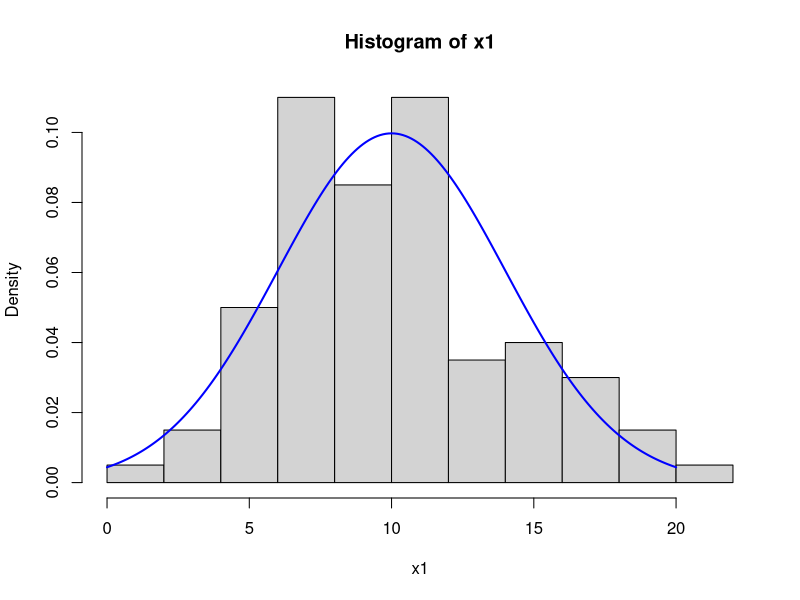
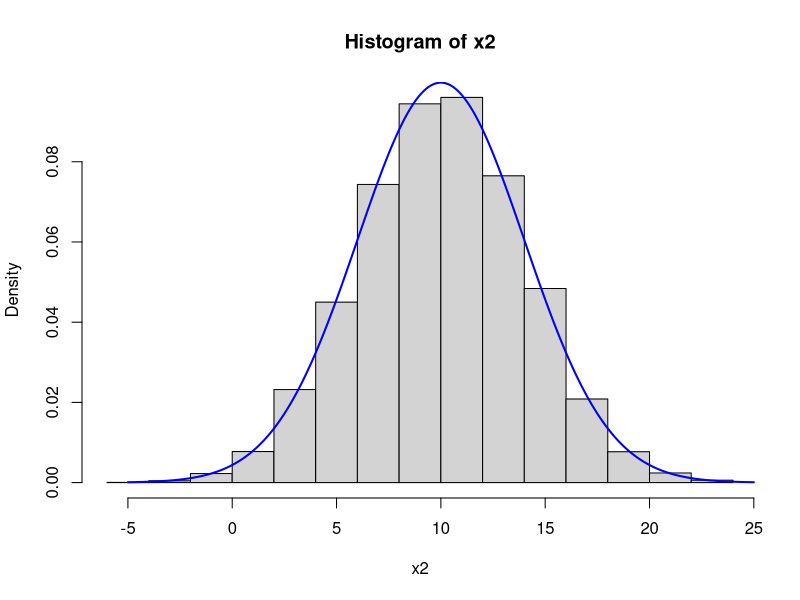
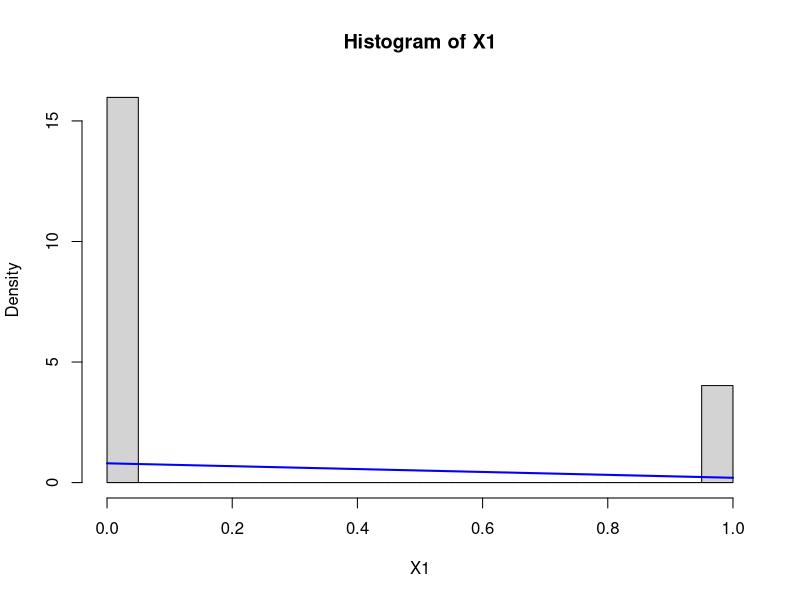
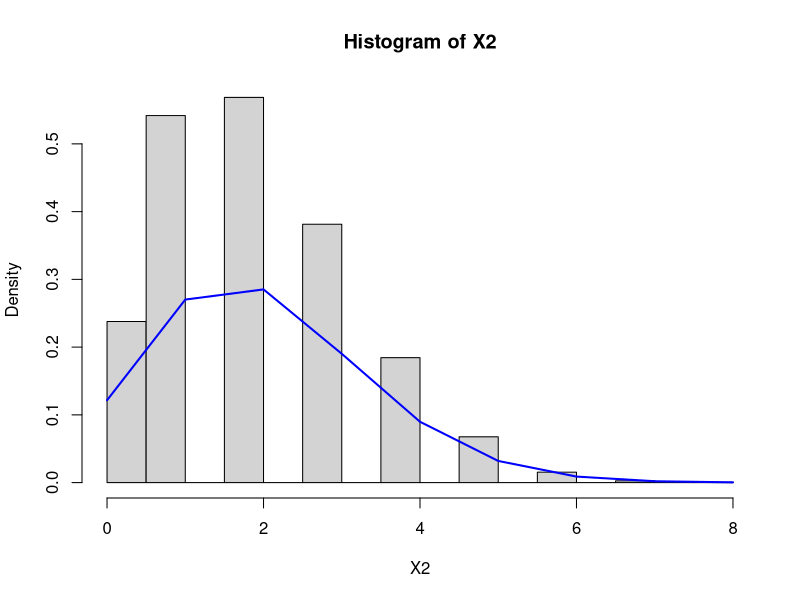
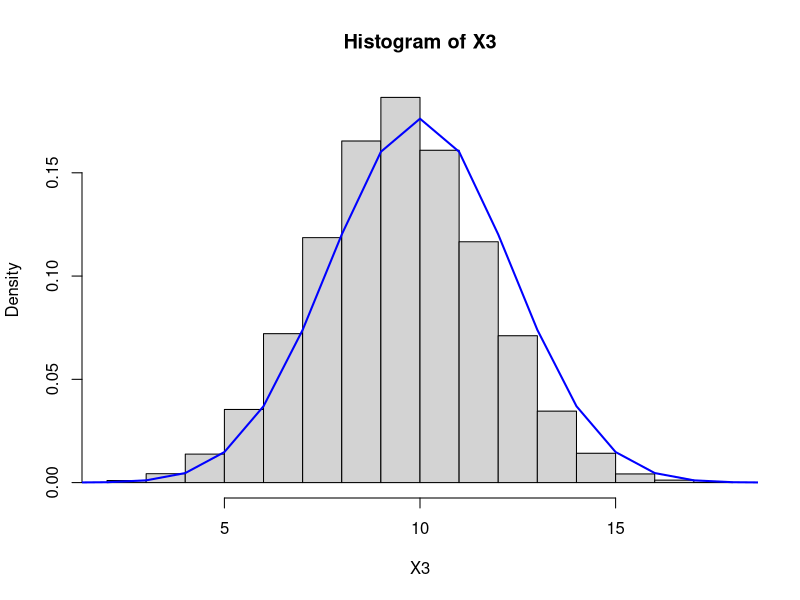
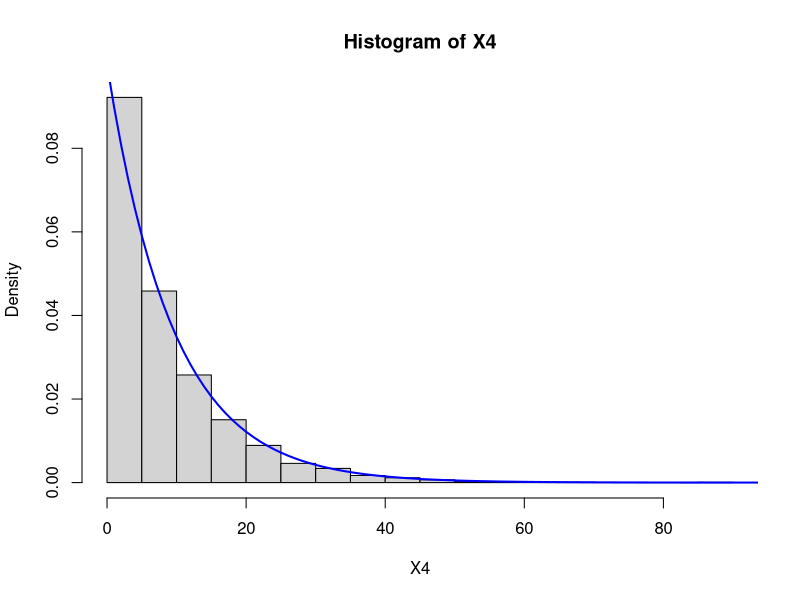
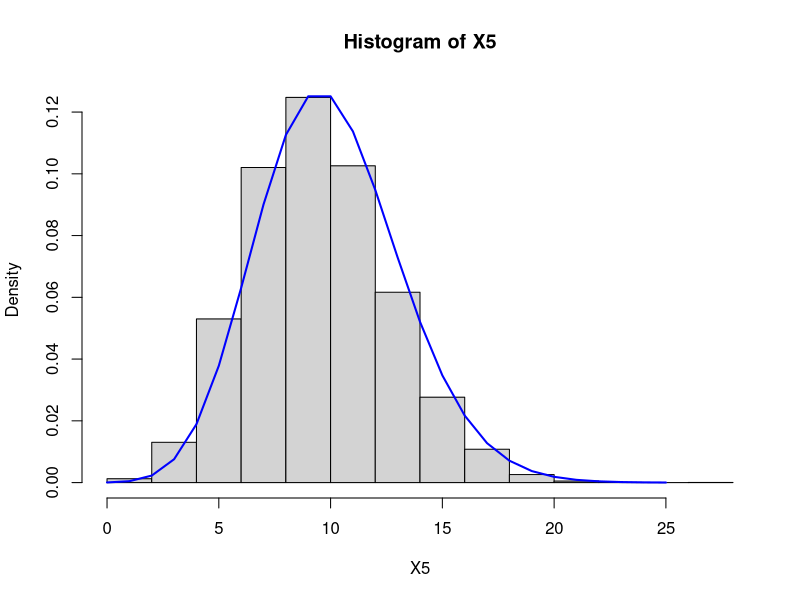
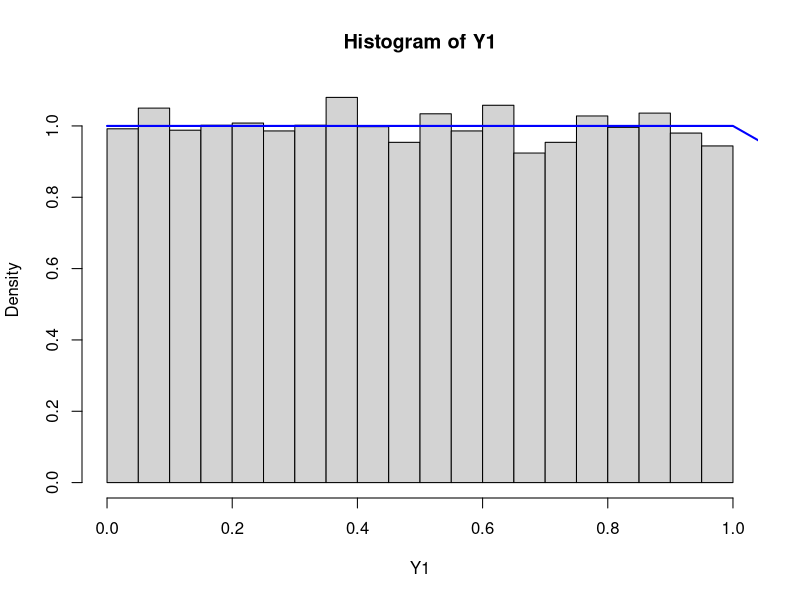

Recreate these plots in R, in order. (Note: this script raises an error after producing the figures.)
## ---- chunk 1
knitr::opts_chunk$set(echo = TRUE)
## ---- chunk 2
x1 <- rnorm(100, mean = 10, sd = 4)
x2 <- rnorm(10000, mean = 10, sd = 4)
## ---- chunk 3
hist(x1, probability = TRUE) 
xfit <- seq(0, 20, 0.1) 
yfit <- dnorm(xfit, mean = 10, sd = 4) 
lines(xfit, yfit, col="blue", lwd=2) 

hist(x2, probability = TRUE) 
xfit <- seq(-5, 25, 0.1) 
yfit <- dnorm(xfit, mean = 10, sd = 4) 
lines(xfit, yfit, col="blue", lwd=2) 
## ---- chunk 4
X1 <- rbinom(10000, size = 1, prob = 0.2)
## ---- chunk 5
hist(X1, probability = TRUE)
xfit <- seq(0, 1, 1) 
yfit <- dbinom(xfit, size=1, prob = 0.2 )
lines(xfit, yfit, col="blue", lwd=2) 
## ---- chunk 6
X2 <- rbinom(10000, size = 20, prob = 0.1)
## ---- chunk 7
hist(X2, probability = TRUE) 
xfit <- seq(0, 8, 1) 
yfit <- dbinom(xfit, size=20, prob = 0.1 )
lines(xfit, yfit, col="blue", lwd=2) 
## ---- chunk 8
X3 <- rbinom(10000, size = 20, prob = 0.5)
## ---- chunk 9
hist(X3, probability = TRUE) 
xfit <- seq(0, 20, 1) 
yfit <- dbinom(xfit, size=20, prob = 0.5 )
lines(xfit, yfit, col="blue", lwd=2) 
## ---- chunk 10
X4 <- rgeom(10000, prob = 0.1) 
## ---- chunk 11
hist(X4, probability = TRUE) 
xfit <- seq(0, 120, 1) 
yfit <- dgeom(xfit, 0.1)
lines(xfit, yfit, col="blue", lwd=2) 
## ---- chunk 12
X5 <- rpois(10000, lambda = 10) 
## ---- chunk 13
hist(X5, probability = TRUE)
xfit <- seq(0, 25, 1) 
yfit <- dpois(xfit, 10 )
lines(xfit, yfit, col="blue", lwd=2) 
## ---- chunk 14
Y1 <- runif(10000, min = 0, max = 1) 
## ---- chunk 15
hist(Y1, probability = TRUE) 
xfit <- seq(0, 20, 1) 
yfit <- dunif(xfit, 0,1)
lines(xfit, yfit, col="blue", lwd=2) 
## ---- chunk 16
Y2 <- rexp(10000, rate = 3)
## ---- chunk 17
hist(Y2, probability = TRUE) 
xfit <- seq(0, 5, 0.1) 
yfit <- dexp(xfit, 3)
lines(xfit, yfit, col="blue", lwd=2) 
## ---- chunk 18
Y3 <- rgamma(10000, shape = 2, scale = 1)
## ---- chunk 19
hist(Y3, probability = TRUE) 
xfit <- seq(0, 20, 1) 
yfit <- dgamma(xfit, 2,1)
lines(xfit, yfit, col="blue", lwd=2) 
## ---- chunk 20
Y4 <- rt(10000, df = 3) 
## ---- chunk 21
hist(Y4, probability = TRUE) 
xfit <- seq(-20, 20, 1) 
yfit <- dt(xfit, 3 )
lines(xfit, yfit, col="blue", lwd=2) 
## ---- chunk 22
Y5 <- rbeta(10000, shape1 = 0.1, shape2 = 0.1) 
## ---- chunk 23
hist(Y5, probability = TRUE) 
xfit <- seq(0, 1, 0.01) 
yfit <- dbeta(xfit, 0.1, 0.1)
lines(xfit, yfit, col="blue", lwd=2) 
## ---- chunk 24
Y6 <- rbeta(10000, shape1 = 1,   shape2 = 1) 
## ---- chunk 25
hist(Y6, probability = TRUE) 
xfit <- seq(0, 1, 0.01) 
yfit <- dbeta(xfit, 1, 1)
lines(xfit, yfit, col="blue", lwd=2) 
## ---- chunk 26
Y7 <- rbeta(10000, shape1 = 10,  shape2 = 5) 
## ---- chunk 27
hist(Y7, probability = TRUE)
xfit <- seq(0, 1, 0.01) 
yfit <- dbeta(xfit, 10, 5)
lines(xfit, yfit, col="blue", lwd=2) 
## ---- chunk 28
X <- rbinom(1000, size = 10000, prob = 0.001)
Y <- rt(1000, df = 10000) 
## ---- chunk 29
hist(X, probability = TRUE) 
xfit <- seq(0, 20, 1) 
yfit <- dbinom(xfit, 10000, 0.001)
lines(xfit, yfit, col="blue", lwd=2) 

hist(Y, probability = TRUE) 
xfit <- seq(-5, 5, 1) 
yfit <- dt(xfit, 10000)
lines(xfit, yfit, col="blue", lwd=2) 
## ---- chunk 30
X_konvergerad <- rpois(1000, lambda = 10) 
Y_konvergerad <- rnorm(1000, mean = 0, sd = 1)
## ---- chunk 31
hist(X_konvergerad, probability = TRUE)
xfit <- seq(0, 25, 1) 
yfit <- dpois(xfit, 10)
lines(xfit, yfit, col="blue", lwd=2) 

hist(Y_konvergerad, probability = TRUE)
xfit <- seq(-5, 5, 1) 
yfit <- dnorm(xfit, 0, 1)
lines(xfit, yfit, col="blue", lwd=2) 
## ---- chunk 32
Y <- dbinom(10000, size = 10, prob = 0.1)
## ---- chunk 33
Ysim <- rbinom(10000, size = 10, prob = 0.1)
sum(Ysim == 0)
## ---- chunk 34
Xsim <- rnorm(10000, 0, 0, 1)
Ysim <- rbinom(10000, 10, 0.1)

sum(Xsim < 0)/ 10000

(sum(Xsim < 1) - sum(X < -1)) / 10000

sum(Xsim < 1.96)

(sum(Ysim < 10) - sum(Ysim < 1)) /10000

sum(Ysim == 0)

(sum(Ysim <= 10) - sum(Ysim < 0)) /10000
